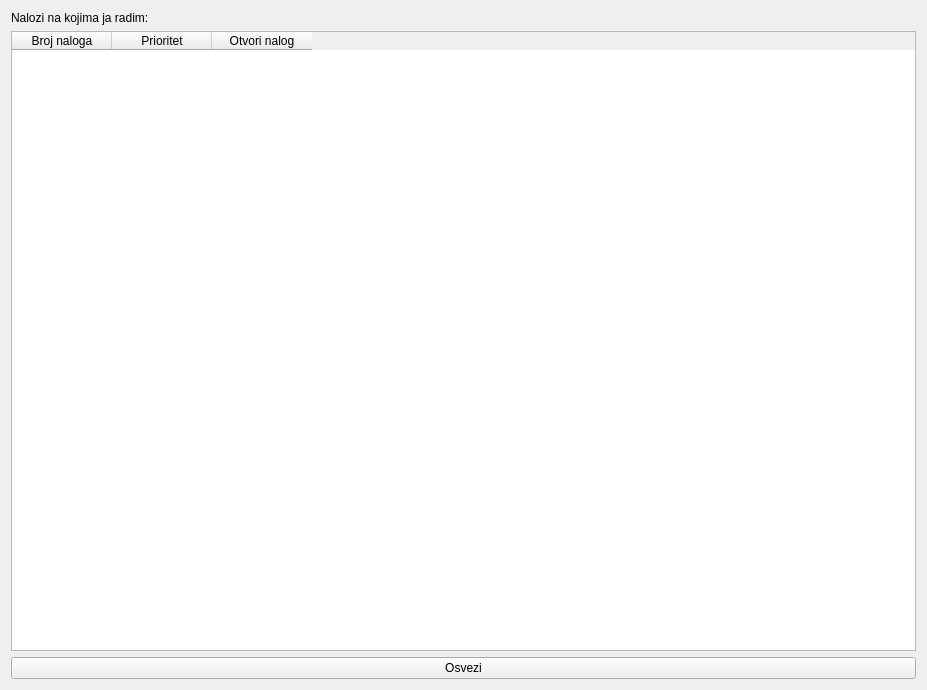
<?xml version="1.0" encoding="UTF-8"?>
<ui version="4.0">
 <class>CommandsOnWhichIAmWorkingOn</class>
 <widget class="QWidget" name="CommandsOnWhichIAmWorkingOn">
  <property name="geometry">
   <rect>
    <x>0</x>
    <y>0</y>
    <width>927</width>
    <height>690</height>
   </rect>
  </property>
  <property name="windowTitle">
   <string>Form</string>
  </property>
  <layout class="QVBoxLayout" name="verticalLayout">
   <item>
    <widget class="QLabel" name="label">
     <property name="text">
      <string>Nalozi na kojima ja radim:</string>
     </property>
    </widget>
   </item>
   <item>
    <widget class="QTableWidget" name="tableWidget">
     <column>
      <property name="text">
       <string>Broj naloga</string>
      </property>
     </column>
     <column>
      <property name="text">
       <string>Prioritet</string>
      </property>
     </column>
     <column>
      <property name="text">
       <string>Otvori nalog</string>
      </property>
     </column>
    </widget>
   </item>
   <item>
    <widget class="QWidget" name="widget" native="true">
     <layout class="QHBoxLayout" name="horizontalLayout">
      <property name="leftMargin">
       <number>0</number>
      </property>
      <property name="topMargin">
       <number>0</number>
      </property>
      <property name="rightMargin">
       <number>0</number>
      </property>
      <property name="bottomMargin">
       <number>0</number>
      </property>
      <item>
       <widget class="QPushButton" name="pushButton">
        <property name="text">
         <string>Osvezi</string>
        </property>
       </widget>
      </item>
     </layout>
    </widget>
   </item>
  </layout>
 </widget>
 <resources/>
 <connections/>
</ui>
